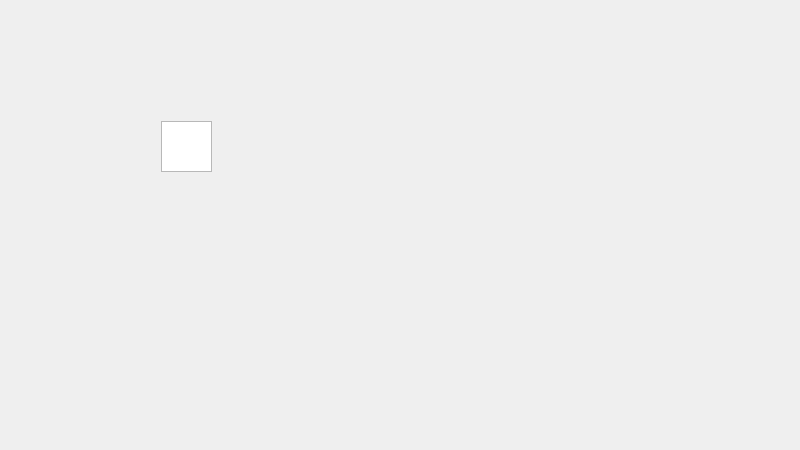
<?xml version="1.0" encoding="UTF-8"?>
<ui version="4.0">
 <class>game</class>
 <widget class="QWidget" name="game">
  <property name="geometry">
   <rect>
    <x>0</x>
    <y>0</y>
    <width>800</width>
    <height>450</height>
   </rect>
  </property>
  <property name="windowTitle">
   <string>game</string>
  </property>
  <widget class="QWidget" name="horizontalLayoutWidget">
   <property name="geometry">
    <rect>
     <x>150</x>
     <y>110</y>
     <width>73</width>
     <height>73</height>
    </rect>
   </property>
   <layout class="QHBoxLayout" name="mainLayout">
    <item>
     <widget class="QGraphicsView" name="graphicsView">
      <property name="verticalScrollBarPolicy">
       <enum>Qt::ScrollBarAlwaysOff</enum>
      </property>
      <property name="horizontalScrollBarPolicy">
       <enum>Qt::ScrollBarAlwaysOff</enum>
      </property>
     </widget>
    </item>
   </layout>
  </widget>
 </widget>
 <layoutdefault spacing="6" margin="11"/>
 <resources/>
 <connections/>
</ui>
